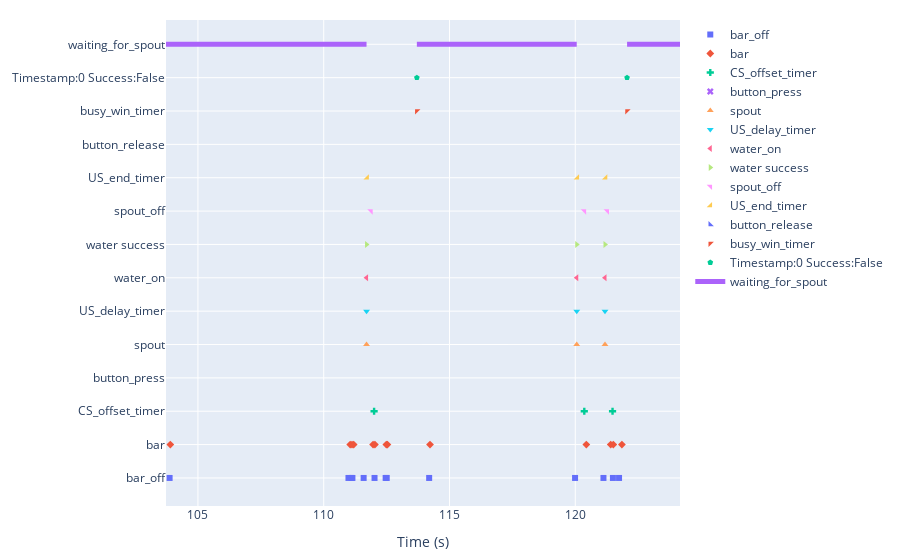

Notebook source saved alongside this figure:
### Markdown cell above
# Event plots

### Code cell
keys = df_events.event_name.unique()
keys = keys[keys!='state_change']

# state_def = [{'name': 'hold_for_water', 
#                   'onset': 'hold_for_water', 'offset': 'waiting_for_spout'},
#             {'name': 'waiting_for_spout', 
#                  'onset': 'waiting_for_spout', 'offset': 'busy_win'},
#             {'name': 'busy_win', 
#                  'onset': 'busy_win', 'offset': 'break_after_water'},
#             {'name': 'break_after_water', 
#                  'onset': 'break_after_water',    'offset': 'waiting_for_bar'},
#             {'name': 'break_after_no_water', 
#                  'onset': 'break_after_no_water', 'offset': 'waiting_for_bar'}]

state_def = [
            {'name': 'waiting_for_spout', 
                 'onset': 'waiting_for_spout', 'offset': 'busy_win'}]

plot_session(df_events, keys, state_def)

### Figure 1 — Plotly figure (JSON) as saved in the notebook; plotly's stock layout.template omitted (floating-point values rounded to 4 significant figures)
{"data": [{"marker": {"symbol": "square"}, "mode": "markers", "name": "bar_off", "type": "scatter", "x": [0.345, 0.795, 1.307, 2.527, 2.612, 26.65, 26.85, 27.66, 28.18, 37.4, 38.06, 38.45, 40.34, 40.81, 49.45, 61.05, 61.52, 62.36, 63.23, 63.24, 84.97, 85.02, 85.09, 85.32, 85.38, 93.54, 93.85, 93.91, 98.95, 99.19, 99.4, 99.56, 99.91, 100.0, 100.1, 101.0, 103.4, 103.9, 111.0, 111.1, 111.1, 111.6, 112.0, 112.5, 112.5, 114.2, 120.0, 121.1, 121.5, 121.7, 128.5, 129.3, 131.3, 131.6, 131.6, 131.7, 131.7, 132.6, 132.7, 162.6, 162.6, 162.8, 163.4, 163.6, 164.1, 165.3, 174.8, 180.8, 183.4, 187.8, 188.8, 190.2, 194.3, 194.5, 196.4, 201.0, 201.1, 201.1], "y": ["bar_off", "bar_off", "bar_off", "bar_off", "bar_off", "bar_off", "bar_off", "bar_off", "bar_off", "bar_off", "bar_off", "bar_off", "bar_off", "bar_off", "bar_off", "bar_off", "bar_off", "bar_off", "bar_off", "bar_off", "bar_off", "bar_off", "bar_off", "bar_off", "bar_off", "bar_off", "bar_off", "bar_off", "bar_off", "bar_off", "bar_off", "bar_off", "bar_off", "bar_off", "bar_off", "bar_off", "bar_off", "bar_off", "bar_off", "bar_off", "bar_off", "bar_off", "bar_off", "bar_off", "bar_off", "bar_off", "bar_off", "bar_off", "bar_off", "bar_off", "bar_off", "bar_off", "bar_off", "bar_off", "bar_off", "bar_off", "bar_off", "bar_off", "bar_off", "bar_off", "bar_off", "bar_off", "bar_off", "bar_off", "bar_off", "bar_off", "bar_off", "bar_off", "bar_off", "bar_off", "bar_off", "bar_off", "bar_off", "bar_off", "bar_off", "bar_off", "bar_off", "bar_off"]}, {"marker": {"symbol": "diamond"}, "mode": "markers", "name": "bar", "type": "scatter", "x": [0.425, 1.292, 1.374, 2.564, 2.684, 26.75, 26.87, 27.71, 28.21, 37.53, 38.43, 39.75, 40.39, 40.83, 49.54, 61.13, 62.31, 62.4, 63.24, 63.31, 85.01, 85.05, 85.13, 85.35, 85.45, 93.56, 93.87, 93.95, 98.99, 99.2, 99.41, 99.58, 99.92, 100.0, 100.2, 101.1, 103.5, 103.9, 111.1, 111.1, 111.2, 112.0, 112.0, 112.5, 112.5, 114.2, 120.4, 121.4, 121.5, 121.9, 128.9, 129.3, 131.4, 131.6, 131.7, 131.7, 132.6, 132.6, 162.6, 162.6, 162.7, 162.9, 163.5, 163.6, 164.1, 174.7, 174.8, 183.0, 187.7, 187.8, 188.8, 194.2, 194.4, 194.5, 201.0, 201.0, 201.1, 201.2], "y": ["bar", "bar", "bar", "bar", "bar", "bar", "bar", "bar", "bar", "bar", "bar", "bar", "bar", "bar", "bar", "bar", "bar", "bar", "bar", "bar", "bar", "bar", "bar", "bar", "bar", "bar", "bar", "bar", "bar", "bar", "bar", "bar", "bar", "bar", "bar", "bar", "bar", "bar", "bar", "bar", "bar", "bar", "bar", "bar", "bar", "bar", "bar", "bar", "bar", "bar", "bar", "bar", "bar", "bar", "bar", "bar", "bar", "bar", "bar", "bar", "bar", "bar", "bar", "bar", "bar", "bar", "bar", "bar", "bar", "bar", "bar", "bar", "bar", "bar", "bar", "bar", "bar", "bar"]}, {"marker": {"symbol": "cross"}, "mode": "markers", "name": "CS_offset_timer", "type": "scatter", "x": [2, 45.87, 61.95, 112.0, 120.4, 121.5, 128.9, 129.1, 129.2, 130.6, 132.2, 132.7, 133.1, 133.3, 133.5, 133.7, 134.0, 135.5, 137.9, 138.3, 141.7, 147.9, 152.3, 155.6, 157.4, 160.5, 165.7, 166.0, 170.6, 172.0, 172.8, 181.2, 181.5, 193.5, 196.8, 199.5], "y": ["CS_offset_timer", "CS_offset_timer", "CS_offset_timer", "CS_offset_timer", "CS_offset_timer", "CS_offset_timer", "CS_offset_timer", "CS_offset_timer", "CS_offset_timer", "CS_offset_timer", "CS_offset_timer", "CS_offset_timer", "CS_offset_timer", "CS_offset_timer", "CS_offset_timer", "CS_offset_timer", "CS_offset_timer", "CS_offset_timer", "CS_offset_timer", "CS_offset_timer", "CS_offset_timer", "CS_offset_timer", "CS_offset_timer", "CS_offset_timer", "CS_offset_timer", "CS_offset_timer", "CS_offset_timer", "CS_offset_timer", "CS_offset_timer", "CS_offset_timer", "CS_offset_timer", "CS_offset_timer", "CS_offset_timer", "CS_offset_timer", "CS_offset_timer", "CS_offset_timer"]}, {"marker": {"symbol": "x"}, "mode": "markers", "name": "button_press", "type": "scatter", "x": [45.57], "y": ["button_press"]}, {"marker": {"symbol": "triangle-up"}, "mode": "markers", "name": "spout", "type": "scatter", "x": [45.57, 61.65, 61.68, 111.7, 120.1, 121.2, 128.6, 128.8, 128.8, 128.8, 128.9, 128.9, 128.9, 128.9, 128.9, 129.0, 130.3, 131.8, 132.4, 132.8, 133.0, 133.2, 133.4, 133.7, 135.2, 137.6, 138.0, 141.4, 141.4, 147.6, 147.7, 152.0, 152.0, 155.3, 155.4, 157.1, 157.2, 160.2, 160.3, 160.3, 165.4, 165.7, 170.3, 171.7, 172.5, 180.9, 181.0, 181.2, 181.3, 193.2, 196.5, 199.2], "y": ["spout", "spout", "spout", "spout", "spout", "spout", "spout", "spout", "spout", "spout", "spout", "spout", "spout", "spout", "spout", "spout", "spout", "spout", "spout", "spout", "spout", "spout", "spout", "spout", "spout", "spout", "spout", "spout", "spout", "spout", "spout", "spout", "spout", "spout", "spout", "spout", "spout", "spout", "spout", "spout", "spout", "spout", "spout", "spout", "spout", "spout", "spout", "spout", "spout", "spout", "spout", "spout"]}, {"marker": {"symbol": "triangle-down"}, "mode": "markers", "name": "US_delay_timer", "type": "scatter", "x": [45.57, 61.65, 111.7, 120.1, 121.2, 128.6, 128.8, 128.9, 130.3, 131.9, 132.4, 132.8, 133.0, 133.2, 133.4, 133.7, 135.2, 137.6, 138.0, 141.4, 147.7, 152.0, 155.3, 157.1, 160.2, 165.4, 165.7, 170.3, 171.7, 172.5, 180.9, 181.2, 193.2, 196.5, 199.2], "y": ["US_delay_timer", "US_delay_timer", "US_delay_timer", "US_delay_timer", "US_delay_timer", "US_delay_timer", "US_delay_timer", "US_delay_timer", "US_delay_timer", "US_delay_timer", "US_delay_timer", "US_delay_timer", "US_delay_timer", "US_delay_timer", "US_delay_timer", "US_delay_timer", "US_delay_timer", "US_delay_timer", "US_delay_timer", "US_delay_timer", "US_delay_timer", "US_delay_timer", "US_delay_timer", "US_delay_timer", "US_delay_timer", "US_delay_timer", "US_delay_timer", "US_delay_timer", "US_delay_timer", "US_delay_timer", "US_delay_timer", "US_delay_timer", "US_delay_timer", "US_delay_timer", "US_delay_timer"]}, {"marker": {"symbol": "triangle-left"}, "mode": "markers", "name": "water_on", "type": "scatter", "x": [45.57, 61.65, 111.7, 120.1, 121.2, 128.6, 128.8, 128.9, 130.3, 131.9, 132.4, 132.8, 133.0, 133.2, 133.4, 133.7, 135.2, 137.6, 138.0, 141.4, 147.7, 152.0, 155.3, 157.1, 160.2, 165.4, 165.7, 170.3, 171.7, 172.5, 180.9, 181.2, 193.2, 196.5, 199.2], "y": ["water_on", "water_on", "water_on", "water_on", "water_on", "water_on", "water_on", "water_on", "water_on", "water_on", "water_on", "water_on", "water_on", "water_on", "water_on", "water_on", "water_on", "water_on", "water_on", "water_on", "water_on", "water_on", "water_on", "water_on", "water_on", "water_on", "water_on", "water_on", "water_on", "water_on", "water_on", "water_on", "water_on", "water_on", "water_on"]}, {"marker": {"symbol": "triangle-right"}, "mode": "markers", "name": "water success", "type": "scatter", "x": [45.57, 61.65, 111.7, 120.1, 121.2, 128.6, 128.8, 128.9, 130.3, 131.9, 132.4, 132.8, 133.0, 133.2, 133.4, 133.7, 135.2, 137.6, 138.0, 141.4, 147.7, 152.0, 155.3, 157.1, 160.2, 165.4, 165.7, 170.3, 171.7, 172.5, 180.9, 181.2, 193.2, 196.5, 199.2], "y": ["water success", "water success", "water success", "water success", "water success", "water success", "water success", "water success", "water success", "water success", "water success", "water success", "water success", "water success", "water success", "water success", "water success", "water success", "water success", "water success", "water success", "water success", "water success", "water success", "water success", "water success", "water success", "water success", "water success", "water success", "water success", "water success", "water success", "water success", "water success"]}, {"marker": {"symbol": "triangle-ne"}, "mode": "markers", "name": "spout_off", "type": "scatter", "x": [45.59, 61.66, 62.21, 111.9, 120.4, 121.3, 128.8, 128.8, 128.8, 128.9, 128.9, 128.9, 128.9, 128.9, 129.0, 129.3, 130.3, 132.4, 132.8, 133.0, 133.2, 133.3, 133.7, 133.9, 135.3, 137.7, 138.1, 141.4, 141.5, 147.7, 147.7, 152.0, 152.1, 155.3, 155.4, 157.1, 157.2, 160.2, 160.3, 160.3, 165.4, 165.7, 170.4, 171.7, 172.5, 181, 181.0, 181.3, 181.3, 193.2, 196.5, 199.2], "y": ["spout_off", "spout_off", "spout_off", "spout_off", "spout_off", "spout_off", "spout_off", "spout_off", "spout_off", "spout_off", "spout_off", "spout_off", "spout_off", "spout_off", "spout_off", "spout_off", "spout_off", "spout_off", "spout_off", "spout_off", "spout_off", "spout_off", "spout_off", "spout_off", "spout_off", "spout_off", "spout_off", "spout_off", "spout_off", "spout_off", "spout_off", "spout_off", "spout_off", "spout_off", "spout_off", "spout_off", "spout_off", "spout_off", "spout_off", "spout_off", "spout_off", "spout_off", "spout_off", "spout_off", "spout_off", "spout_off", "spout_off", "spout_off", "spout_off", "spout_off", "spout_off", "spout_off"]}, {"marker": {"symbol": "triangle-se"}, "mode": "markers", "name": "US_end_timer", "type": "scatter", "x": [45.59, 45.59, 61.67, 111.7, 120.1, 121.2, 128.6, 128.8, 128.9, 130.3, 131.9, 132.4, 132.8, 133.0, 133.2, 133.4, 133.7, 135.2, 137.6, 138.0, 141.4, 147.7, 152.0, 155.3, 157.1, 160.2, 165.4, 165.7, 170.3, 171.7, 172.5, 181.0, 181.2, 193.3, 196.5, 199.2], "y": ["US_end_timer", "US_end_timer", "US_end_timer", "US_end_timer", "US_end_timer", "US_end_timer", "US_end_timer", "US_end_timer", "US_end_timer", "US_end_timer", "US_end_timer", "US_end_timer", "US_end_timer", "US_end_timer", "US_end_timer", "US_end_timer", "US_end_timer", "US_end_timer", "US_end_timer", "US_end_timer", "US_end_timer", "US_end_timer", "US_end_timer", "US_end_timer", "US_end_timer", "US_end_timer", "US_end_timer", "US_end_timer", "US_end_timer", "US_end_timer", "US_end_timer", "US_end_timer", "US_end_timer", "US_end_timer", "US_end_timer", "US_end_timer"]}, {"marker": {"symbol": "triangle-sw"}, "mode": "markers", "name": "button_release", "type": "scatter", "x": [45.63], "y": ["button_release"]}, {"marker": {"symbol": "triangle-nw"}, "mode": "markers", "name": "busy_win_timer", "type": "scatter", "x": [47.57, 63.65, 113.7, 122.1, 130.6, 133.8, 137.2, 139.6, 143.4, 149.7, 154.0, 157.3, 162.2, 167.4, 172.3, 174.5, 182.9, 195.2, 198.5], "y": ["busy_win_timer", "busy_win_timer", "busy_win_timer", "busy_win_timer", "busy_win_timer", "busy_win_timer", "busy_win_timer", "busy_win_timer", "busy_win_timer", "busy_win_timer", "busy_win_timer", "busy_win_timer", "busy_win_timer", "busy_win_timer", "busy_win_timer", "busy_win_timer", "busy_win_timer", "busy_win_timer", "busy_win_timer"]}, {"marker": {"symbol": "pentagon"}, "mode": "markers", "name": "Timestamp:0 Success:False", "type": "scatter", "x": [47.57, 63.65, 113.7, 122.1, 130.6, 133.9, 137.2, 139.6, 143.4, 149.7, 154.0, 157.3, 162.2, 167.4, 172.3, 174.5, 182.9, 195.2, 198.5], "y": ["Timestamp:0 Success:False", "Timestamp:0 Success:False", "Timestamp:0 Success:False", "Timestamp:0 Success:False", "Timestamp:0 Success:False", "Timestamp:0 Success:False", "Timestamp:0 Success:False", "Timestamp:0 Success:False", "Timestamp:0 Success:False", "Timestamp:0 Success:False", "Timestamp:0 Success:False", "Timestamp:0 Success:False", "Timestamp:0 Success:False", "Timestamp:0 Success:False", "Timestamp:0 Success:False", "Timestamp:0 Success:False", "Timestamp:0 Success:False", "Timestamp:0 Success:False", "Timestamp:0 Success:False"]}, {"line": {"width": 5}, "mode": "lines", "name": "waiting_for_spout", "type": "scatter", "x": [1.966, 45.57, null, 47.57, 61.65, null, 63.65, 111.7, null, 113.7, 120.1, null, 122.1, 128.6, null, 130.6, 131.8, null, 135.2, 135.2, null, 137.2, 137.6, null, 139.6, 141.4, null, 143.4, 147.7, null, 149.7, 152.0, null, 154.0, 155.3, null, 157.3, 160.2, null, 162.2, 165.4, null, 167.4, 170.3, null, 172.3, 172.5, null, 174.5, 180.9, null, 182.9, 193.2, null, 195.2, 196.5, null, 198.5, 199.2, null], "y": ["waiting_for_spout", "waiting_for_spout", "waiting_for_spout", "waiting_for_spout", "waiting_for_spout", "waiting_for_spout", "waiting_for_spout", "waiting_for_spout", "waiting_for_spout", "waiting_for_spout", "waiting_for_spout", "waiting_for_spout", "waiting_for_spout", "waiting_for_spout", "waiting_for_spout", "waiting_for_spout", "waiting_for_spout", "waiting_for_spout", "waiting_for_spout", "waiting_for_spout", "waiting_for_spout", "waiting_for_spout", "waiting_for_spout", "waiting_for_spout", "waiting_for_spout", "waiting_for_spout", "waiting_for_spout", "waiting_for_spout", "waiting_for_spout", "waiting_for_spout", "waiting_for_spout", "waiting_for_spout", "waiting_for_spout", "waiting_for_spout", "waiting_for_spout", "waiting_for_spout", "waiting_for_spout", "waiting_for_spout", "waiting_for_spout", "waiting_for_spout", "waiting_for_spout", "waiting_for_spout", "waiting_for_spout", "waiting_for_spout", "waiting_for_spout", "waiting_for_spout", "waiting_for_spout", "waiting_for_spout", "waiting_for_spout", "waiting_for_spout", "waiting_for_spout", "waiting_for_spout", "waiting_for_spout", "waiting_for_spout", "waiting_for_spout", "waiting_for_spout", "waiting_for_spout", "waiting_for_spout", "waiting_for_spout", "waiting_for_spout"]}], "layout": {"autosize": true, "margin": {"b": 20, "l": 20, "r": 20, "t": 20}, "xaxis": {"autorange": false, "range": [103.7, 124.2], "title": {"text": "Time (s)"}, "type": "linear"}, "yaxis": {"autorange": true, "fixedrange": true, "range": [-0.9237, 13.73], "type": "category"}}}
